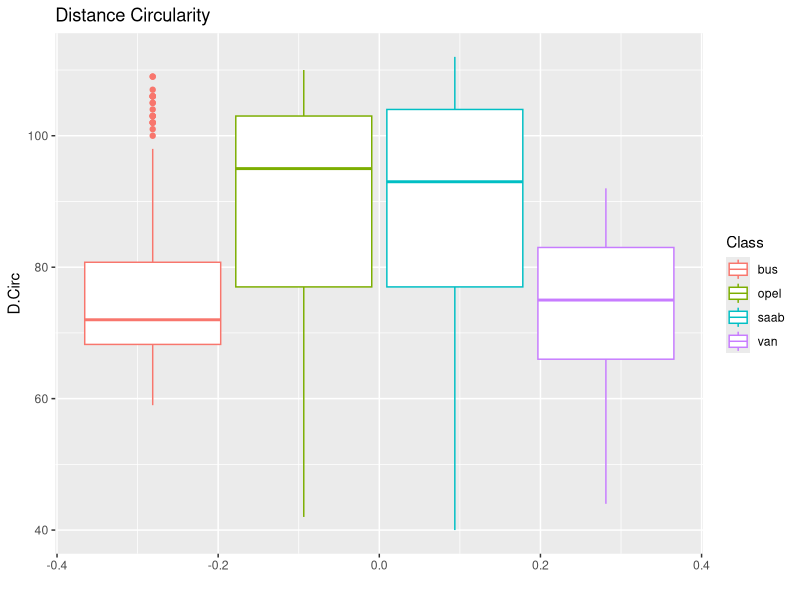
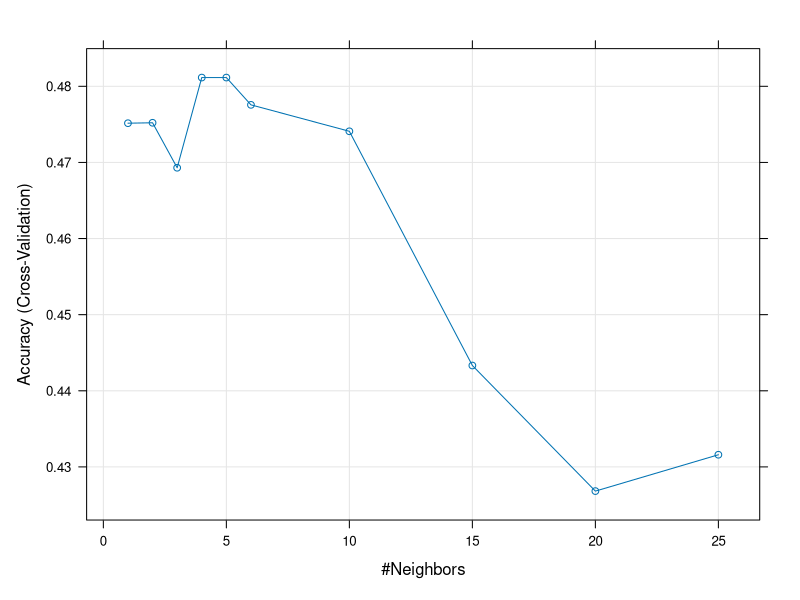
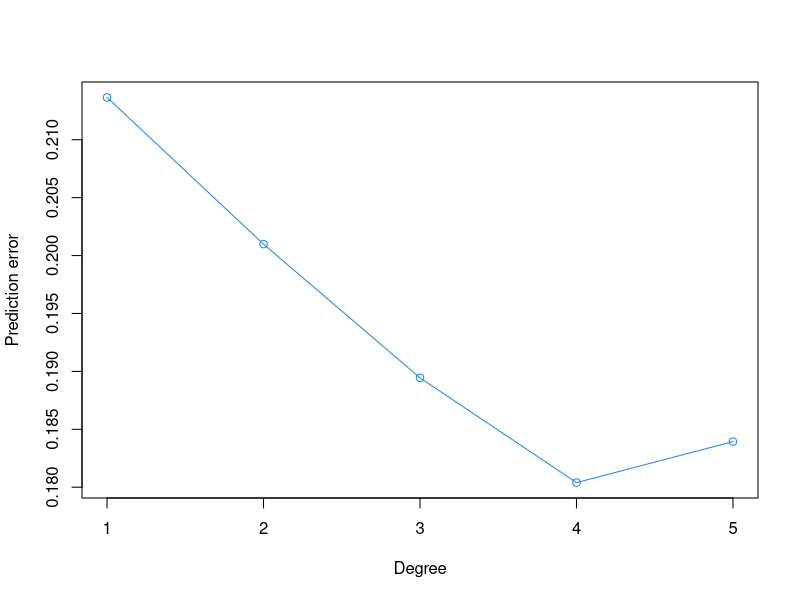

Source code (R) for these figures, in order:
## ---- chunk 1
knitr::opts_chunk$set(echo = TRUE)
## ---- chunk 2
library(mlbench)
library(dplyr)
library(caret)
library(e1071)
library(boot)
## ---- chunk 3
data(Vehicle)
str(Vehicle)
## ---- chunk 4
# area/(av.distance from border)**2
qplot(data = Vehicle, y = D.Circ, color = Class, geom = 'boxplot', main = "Distance Circularity")
## ---- chunk 5
set.seed(3)

knn_model <- train(Class ~ D.Circ,
                   method = 'knn',
                   trControl = trainControl(method = 'cv', number = 10),
                   tuneGrid = expand.grid(k = c(1, 2, 3, 4, 5, 6, 10, 15, 20, 25)),
                   data = Vehicle)
knn_model
## ---- chunk 6
# MSE vs different values of k
plot(knn_model)
## ---- chunk 7
# k with min MSE
knn_model$bestTune

# but I choose k = 4 because MSE for k = 4 and MSE for k = 5 are equal
## ---- chunk 8
Vehicle_2cl <- Vehicle %>%
    filter(Class == 'bus' | Class == 'saab')
Vehicle_2cl$Class <- factor(Vehicle_2cl$Class)
str(Vehicle_2cl)
## ---- chunk 9
set.seed(3)

max_degree = 5
cv.err <- rep(0, max_degree)
for (i in 1:max_degree) {
    gl <- glm(Class ~ poly(D.Circ, i), family = 'binomial', data = Vehicle_2cl)
    cv.err[i] <- cv.glm(Vehicle_2cl, gl, K = 10)$delta[1]
}
cv.err
## ---- chunk 10
plot(x = 1:max_degree, y = cv.err, type = 'o', col = 'dodgerblue2', 
     xlab = "Degree", ylab = "Prediction error")

# degree with the smallest cross-validation estimate of prediction error is 4
